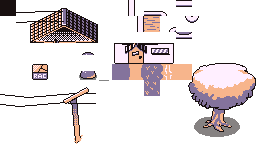
#> input picture assets/map/input/tileset_image.png, 256 x 144 px, found by its file name
$ python add_padding.py
#> lines starting #> are read from the running program, lines starting #| are printed output that depends on the picture
from PIL import Image

# Configuration
input_file = "/home/crow/code/midnight_hills/assets/map/input/tileset_image.png"
output_file = "/home/crow/code/midnight_hills/assets/map/output/tileset_padded.png"
tile_size = 16
padding = 2

img = Image.open(input_file)
#> img is the input picture: PIL image 256x144 RGBA; mean R, G, B, A 42.2, 35.2, 36.2, 68.9
img_width, img_height = img.size
#> img_width = 256; img_height = 144

tiles_x = img_width // tile_size
#> tiles_x = 16
tiles_y = img_height // tile_size
#> tiles_y = 9

new_tile_size = tile_size + 2 * padding
new_img = Image.new("RGBA", (tiles_x * new_tile_size, tiles_y * new_tile_size))
#> new_img: PIL image 320x180 RGBA; every value is 0

for ty in range(tiles_y):
    for tx in range(tiles_x):
        tile = img.crop((
            tx * tile_size,
            ty * tile_size,
            (tx + 1) * tile_size,
            (ty + 1) * tile_size
        ))

        padded_tile = Image.new("RGBA", (new_tile_size, new_tile_size))
        # Paste center
        padded_tile.paste(tile, (padding, padding))

        # Fill top/bottom padding
        top_strip = tile.crop((0,0,tile_size,1)).resize((tile_size, padding))
        bottom_strip = tile.crop((0,tile_size-1,tile_size,tile_size)).resize((tile_size, padding))
        padded_tile.paste(top_strip, (padding, 0))
        padded_tile.paste(bottom_strip, (padding, padding + tile_size))

        # Fill left/right padding
        left_strip = tile.crop((0,0,1,tile_size)).resize((padding, tile_size))
        right_strip = tile.crop((tile_size-1,0,tile_size,tile_size)).resize((padding, tile_size))
        padded_tile.paste(left_strip, (0, padding))
        padded_tile.paste(right_strip, (padding + tile_size, padding))

        # Fill corners
        tl = Image.new("RGBA", (padding, padding), tile.getpixel((0,0)))
        tr = Image.new("RGBA", (padding, padding), tile.getpixel((tile_size-1,0)))
        bl = Image.new("RGBA", (padding, padding), tile.getpixel((0,tile_size-1)))
        br = Image.new("RGBA", (padding, padding), tile.getpixel((tile_size-1,tile_size-1)))
        padded_tile.paste(tl, (0,0))
        padded_tile.paste(tr, (padding + tile_size,0))
        padded_tile.paste(bl, (0,padding + tile_size))
        padded_tile.paste(br, (padding + tile_size, padding + tile_size))

        new_img.paste(padded_tile, (tx*new_tile_size, ty*new_tile_size))
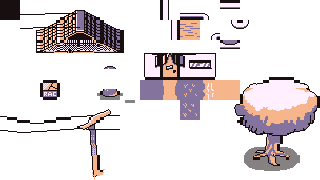
#> new_img: PIL image 320x180 RGBA; mean R, G, B, A 39.9, 33.3, 34.4, 68.7; transparent parts drawn white
#> padded_tile: PIL image 20x20 RGBA; every value is 0
#> tile: PIL image 16x16 RGBA; every value is 0

new_img.save(output_file)
print(f"Padded tileset saved as {output_file}")
